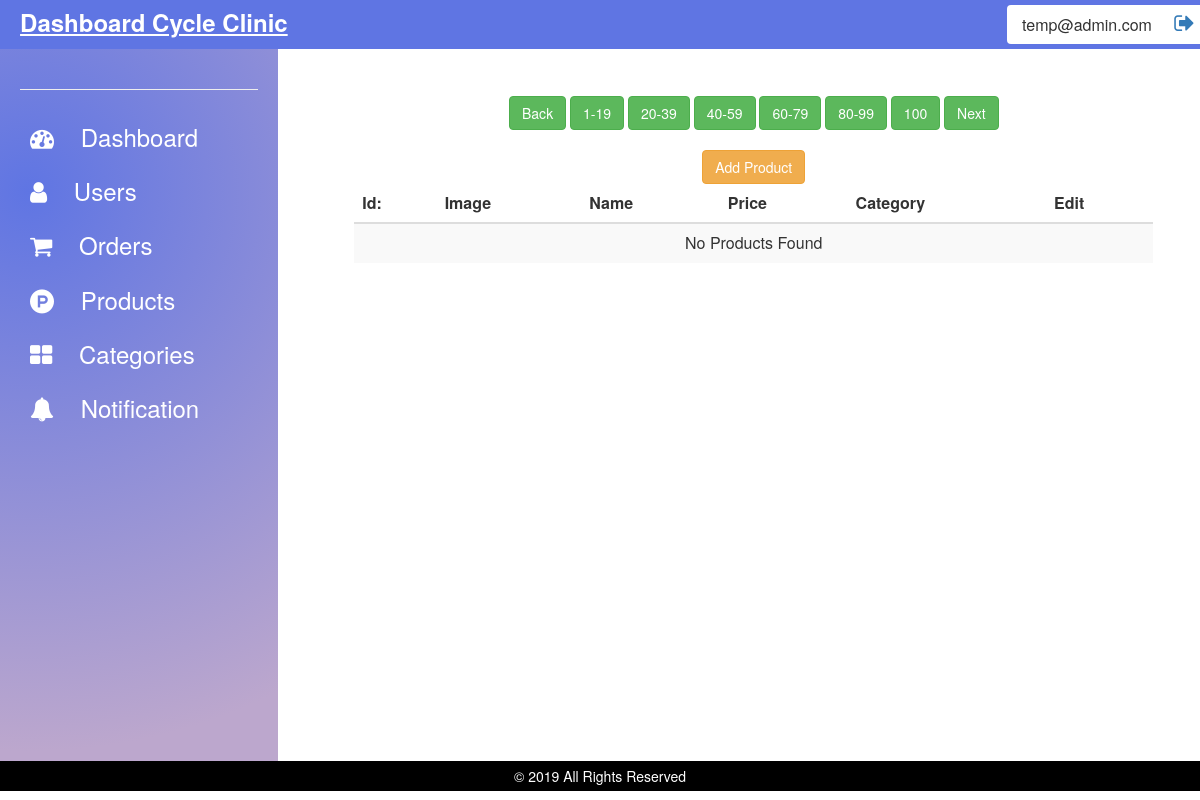
The page /product.php (signed in) on the database as committed earlier.
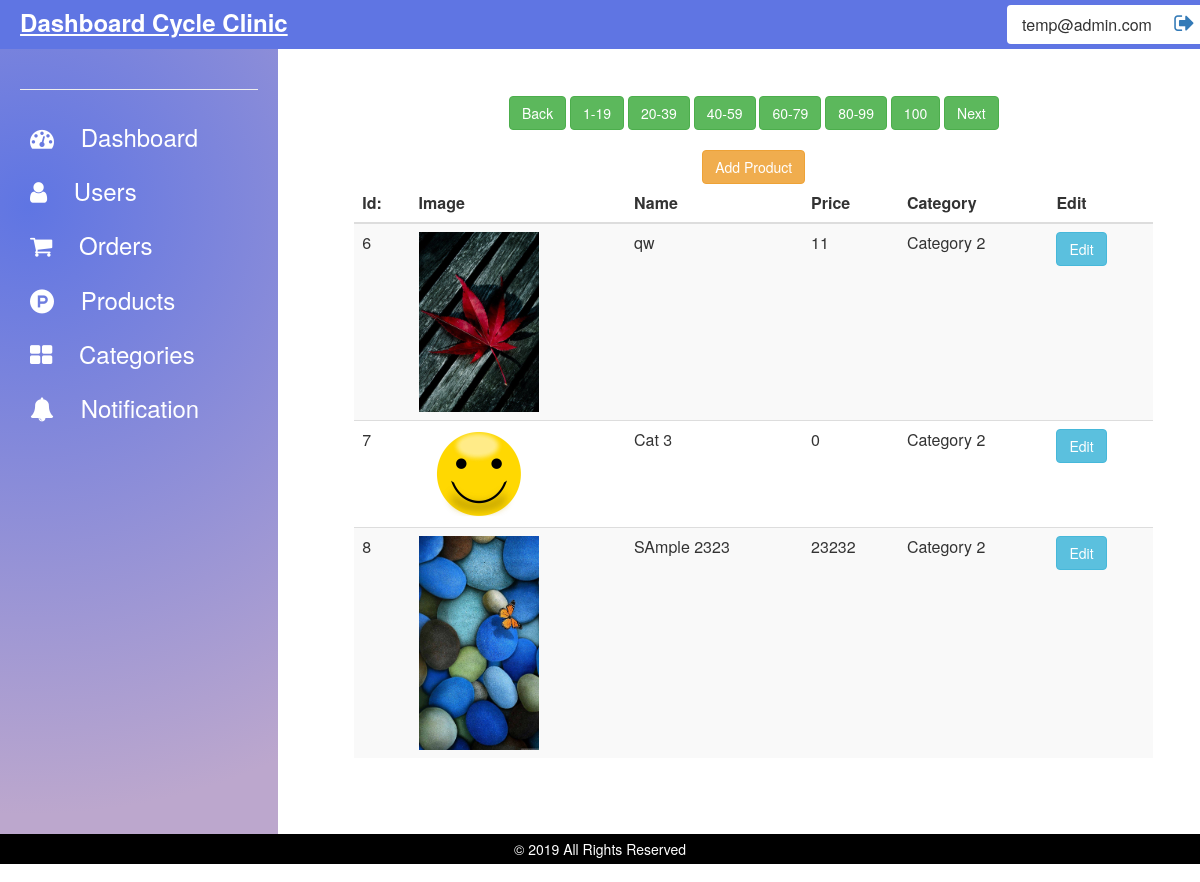
The same page on the database as committed later.
### tables this page shows
CREATE TABLE `addons` (
  `id` int(11) NOT NULL,
  `name` varchar(1100) NOT NULL,
  `image` varchar(1100) NOT NULL,
  `price` int(11) NOT NULL,
  `catid` int(11) NOT NULL
);

CREATE TABLE `category` (
  `id` int(11) NOT NULL,
  `name` varchar(1100) NOT NULL,
  `image` text NOT NULL,
  `status` int(11) NOT NULL
);

### product.php (the view, shortened to what this page needs)
<?php
include_once "api/connection.php";
include_once "layout/base.php";
if (isset($_COOKIE['login']) != 1) {
    header('Location: login.php');
} else {
    $username = $_COOKIE['name'];
    $useremail = $_COOKIE['email'];
}
$get_pagenation = 0;
?>
<!DOCTYPE html>
<html lang="en">
<head>
    <link rel="stylesheet" href="https://maxcdn.bootstrapcdn.com/bootstrap/3.4.0/css/bootstrap.min.css">
    <link rel="stylesheet" href="https://cdnjs.cloudflare.com/ajax/libs/font-awesome/4.7.0/css/font-awesome.min.css">
</head>
<body>
    <?php TopBar($username, $useremail); ?>
    <div class="row">
        <div class="col-md-3 col-xs-3">
            <?php SideBar(); ?>
        </div>
        <div class="col-md-9 col-xs-9">
            <div id="contetMain">
                <div id="pagination">
                    <?php
                    $back = $get_pagenation - 1;
                    $next = $get_pagenation + 1;
                    ?>
                    <center>
                        <span>
                            <a href="<?php echo "?page=$back" ?>">
                                <div class='btn btn-success'>Back</div>
                            </a>
                        </span>
                        <span>
                            <a href="?page=0">
                                <div class='btn btn-success'>1-19</div>
                            </a>
                        </span>
                        <span>
                            <a href="?page=1">
                                <div class='btn btn-success'>20-39</div>
                            </a>
                        </span>
                        <span>
                            <a href="?page=2">
                                <div class='btn btn-success'>40-59</div>
                            </a>
                        </span>
                        <span>
                            <a href="?page=3">
                                <div class='btn btn-success'>60-79</div>
                            </a>
                        </span>
                        <span>
                            <a href="?page=4">
                                <div class='btn btn-success'>80-99</div>
                            </a>
                        </span>
                        <span>
                            <a href="?page=5">
                                <div class='btn btn-success'>100</div>
                            </a>
                        </span>
                        <span>
                            <a href="<?php echo "?page=$next" ?>">
                                <div class='btn btn-success'>Next</div>
                            </a>
                        </span>
                    </center>
                </div>
                <br>
                <center><a href="addproduct.php"  class="btn btn-warning">Add Product</a></center>
                <table class="table table-striped">
                    <thead>
                        <tr>
                            <th>Id:</th>
                            <th>Image</th>
                            <th>Name</th>
                            <th>Price</th>
                            <th>Category</th>
                            <th>Edit</th>
                        </tr>
                    </thead>
                    <tbody>
                        <?php
                        $page_start = $get_pagenation * 20;
                        $page_end = ($get_pagenation * 20) + 19;
                        $sql = "SELECT * FROM `addons` LIMIT $page_start,$page_end ";
                        $result = mysqli_query($con, $sql);
                        if (mysqli_num_rows($result) > 0) {
                            while ($row = mysqli_fetch_array($result)) {
                                $sql1 = "SELECT * FROM `category` WHERE `id` = '$row[4]' ";
                                $result1 = mysqli_query($con, $sql1);
                                $row1 = mysqli_fetch_array($result1);
                                $category = $row1[1];
                                echo "
                                <tr>
                                <td>$row[0]</td>
                                <td><img src='$row[2]' width='120px'></td>
                                <td>$row[1]</td>
                                <td>$row[3]</td>
                                <td>$category</td>
                                <td><a href='editproduct.php?id=$row[0]' class='btn btn-info'>Edit</td>
                                </tr>
                                ";
                            }
                        } else {
                            echo "<tr>
                            <td colspan='10'><center>No Products Found </center></td>
                            </tr>";
                        }
                        ?>
                    </tbody>
                </table>
            </div>
        </div>
    </div>
    <?php FootBar(); ?>
</body>
</html>

### layout/base.php
<?php
echo "<link rel='stylesheet' type='text/css' media='screen' href='css/base.css'>";
function TopBar($username = "" , $useremail = "")
{
    echo "
    <div  id='TopBar'>
        <div class='row'>
            <div class='col-md-4'>
                <span id='title'>Dashboard Cycle Clinic </span>
            </div>
            <div class='col-md-2 btn ' id='right'>
                <span >$useremail</span>
                &nbsp;&nbsp;&nbsp;
                <a href='logout.php' style='font-size: 22px;'><i class='fa fa-sign-out' aria-hidden='true'></i></a>
             </div>
        </div>
    </div>
    ";
}
function SideBar()
{
    echo "
   <div id='SideBar'>
    <hr>
        <div id='element'>
            <a href='index.php'>
                <i class='fa fa-tachometer'></i>
                <span id='name'>Dashboard</span>
            </a>
        </div>
        <div id='element'>
            <a href='user.php'>
                <i class='fa fa-user'></i>
                <span id='name'>Users</span>
            </a>
        </div>
        <div id='element'>
            <a href='order.php'>
                <i class='fa fa-shopping-cart'></i>
                <span id='name'>Orders</span>
            </a>
        </div>
        <div id='element'>
            <a href='product.php'>
            <i class='fa fa-product-hunt'></i>
                <span id='name'>Products</span>
            </a>
        </div>
        <div id='element'>
            <a href='category.php'>
            <i class='fa fa-th-large'></i>
                <span id='name'>Categories</span>
            </a>
        </div>
        <div id='element'>
            <a href='notification.php'>
                <i class='fa fa-bell'></i>
                <span id='name'>Notification</span>
            </a>
        </div>
    </div>
    ";
}
function FootBar()
{
    $year = date('Y');
    echo '
    <div id="FootBar">
        <span>&copy; '.$year.' All Rights Reserved </span>
    </div>
    ';
}
?>

### css/base.css (style rules this page uses)
body { overflow: hidden; margin: 0px; }
#TopBar { background: rgba(95, 117, 227, 1); padding: 5px; width: 100%; position: -webkit-sticky; position: sticky; top: 0; z-index: +2; }
#TopBar #title { font-size: 24px; color: #fff; font-weight: bold; padding-left: 4%; text-decoration: underline; }
#TopBar #right { float: right; background: #fff; font-size: 16px; }
#SideBar { background-image: radial-gradient( circle farthest-corner at 10% 20%, rgba(95, 117, 227, 1) 0%, rgba(188, 167, 205, 1) 90%); padding: 20px; height: 89%; }
#SideBar #element { padding: 10px; color: #fff; font-size: 24px; }
#SideBar #element a { color: #fff; text-decoration: none; }
#SideBar #element #name { padding-left: 20px; }
#FootBar { padding: 5px; background: #000; color: #fff; text-align: center; position: -webkit-sticky; position: sticky; bottom: 0; }
#contetMain { margin: 3%; height: 80%; overflow-y: auto; padding: 20px; }

Rows that differ between the two databases and show on the page:
added addons: id "6", image (picture), name "qw", price "11", category.name "Category 2"
added addons: id "7", image (picture), name "Cat 3", price "0", category.name "Category 2"
added addons: id "8", image (picture), name "SAmple 2323", price "23232", category.name "Category 2"
Other text that changed with them:
text no longer shown: "No Products Found"
